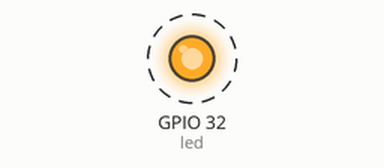
Simulated run of this program. Board: ESP32 board running MicroPython. On the bench: output pins drawn as LEDs (lit = HIGH). Dashed ring = blinking. What the program prints to the serial console is not drawn.

Above: at 0.5 s.
Timing chart, 0 to 4.6 s (numbered marks = the images above):
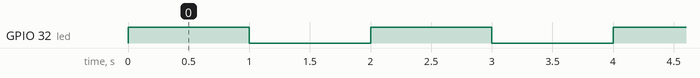

The program:

blink_led.py
```python
from machine import Pin
from time import sleep

led = Pin(32, Pin.OUT)  # Pin 32 come uscita per il LED

# Stato iniziale del LED (spento)
led_state = False

while True:
    # Cambia stato del LED
    led_state = not led_state
    led.value(led_state)

    # Mostra lo stato del LED nel monitor seriale
    if led_state:
        print("LED acceso")
    else:
        print("LED spento")

    sleep(1)
```

Measured:
- by itself, GPIO 32 (led): alternates HIGH for 1.0 s and LOW for 1.0 s
